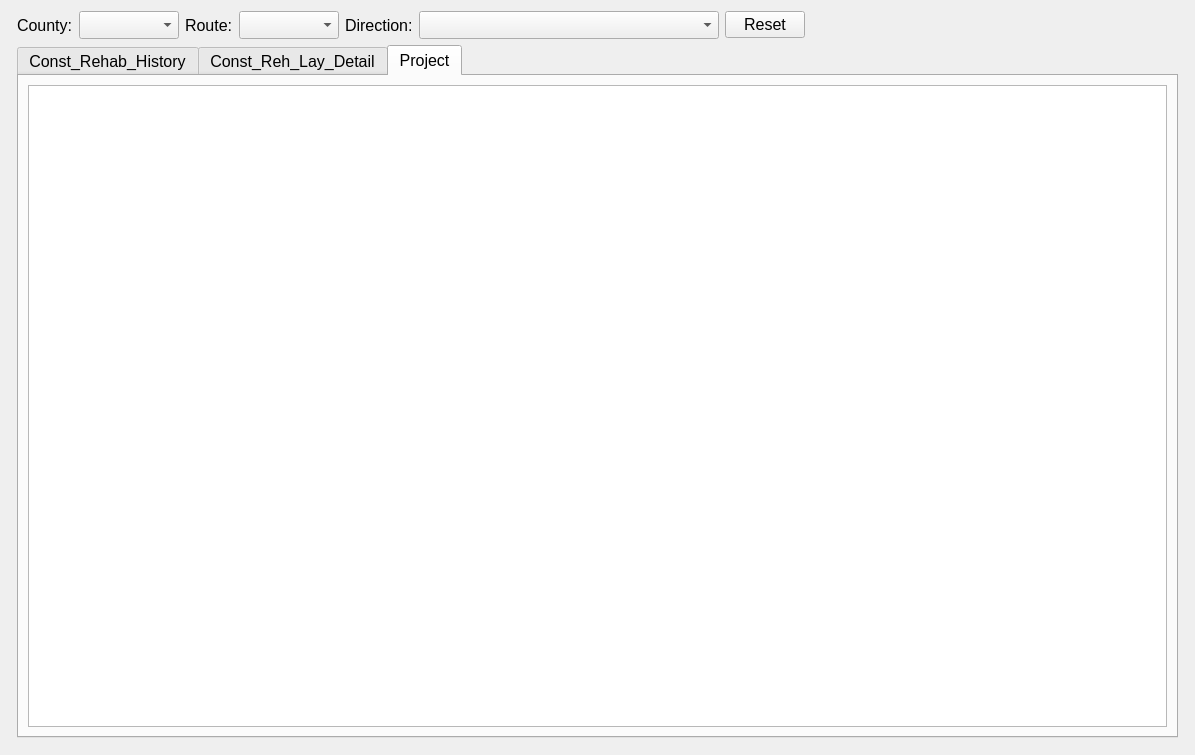
<?xml version="1.0" encoding="UTF-8"?>
<ui version="4.0">
 <class>VCRHVCRLDVPROJ_Form</class>
 <widget class="QWidget" name="VCRHVCRLDVPROJ_Form">
  <property name="geometry">
   <rect>
    <x>0</x>
    <y>0</y>
    <width>1195</width>
    <height>755</height>
   </rect>
  </property>
  <property name="sizePolicy">
   <sizepolicy hsizetype="Expanding" vsizetype="Preferred">
    <horstretch>0</horstretch>
    <verstretch>0</verstretch>
   </sizepolicy>
  </property>
  <property name="minimumSize">
   <size>
    <width>1181</width>
    <height>755</height>
   </size>
  </property>
  <property name="windowTitle">
   <string>VCRH -VCRLD - VPROJECT</string>
  </property>
  <property name="toolTip">
   <string>Clear Data</string>
  </property>
  <property name="filename" stdset="0">
   <string>VAS</string>
  </property>
  <property name="formname" stdset="0">
   <string/>
  </property>
  <layout class="QVBoxLayout" name="verticalLayout_5">
   <item>
    <layout class="QVBoxLayout" name="verticalLayout" stretch="0,0">
     <property name="leftMargin">
      <number>6</number>
     </property>
     <property name="rightMargin">
      <number>6</number>
     </property>
     <property name="bottomMargin">
      <number>6</number>
     </property>
     <item>
      <layout class="QHBoxLayout" name="horizontalLayout">
       <property name="sizeConstraint">
        <enum>QLayout::SetMinAndMaxSize</enum>
       </property>
       <item>
        <widget class="QLabel" name="labelCounty">
         <property name="font">
          <font>
           <pointsize>12</pointsize>
          </font>
         </property>
         <property name="text">
          <string>County:</string>
         </property>
        </widget>
       </item>
       <item>
        <widget class="QComboBox" name="comboBoxCounty">
         <property name="minimumSize">
          <size>
           <width>100</width>
           <height>28</height>
          </size>
         </property>
         <property name="font">
          <font>
           <pointsize>12</pointsize>
          </font>
         </property>
         <property name="toolTip">
          <string>&lt;html&gt;&lt;head/&gt;&lt;body&gt;&lt;p&gt;Please Select County&lt;/p&gt;&lt;/body&gt;&lt;/html&gt;</string>
         </property>
         <property name="statusTip">
          <string>Select County</string>
         </property>
        </widget>
       </item>
       <item>
        <widget class="QLabel" name="labelRoute">
         <property name="font">
          <font>
           <pointsize>12</pointsize>
          </font>
         </property>
         <property name="text">
          <string>Route:</string>
         </property>
        </widget>
       </item>
       <item>
        <widget class="QComboBox" name="comboBoxRoute">
         <property name="minimumSize">
          <size>
           <width>100</width>
           <height>28</height>
          </size>
         </property>
         <property name="font">
          <font>
           <pointsize>12</pointsize>
          </font>
         </property>
         <property name="toolTip">
          <string>&lt;html&gt;&lt;head/&gt;&lt;body&gt;&lt;p&gt;Please Select Route&lt;/p&gt;&lt;/body&gt;&lt;/html&gt;</string>
         </property>
         <property name="statusTip">
          <string>Select Route</string>
         </property>
        </widget>
       </item>
       <item>
        <widget class="QLabel" name="labelDirection">
         <property name="font">
          <font>
           <pointsize>12</pointsize>
          </font>
         </property>
         <property name="text">
          <string>Direction:</string>
         </property>
        </widget>
       </item>
       <item>
        <widget class="QComboBox" name="comboBoxDirection">
         <property name="minimumSize">
          <size>
           <width>300</width>
           <height>28</height>
          </size>
         </property>
         <property name="toolTip">
          <string>Please Select Direction</string>
         </property>
         <property name="statusTip">
          <string>Select Direction</string>
         </property>
        </widget>
       </item>
       <item>
        <widget class="QPushButton" name="pushButtonReset">
         <property name="font">
          <font>
           <pointsize>12</pointsize>
          </font>
         </property>
         <property name="text">
          <string>Reset</string>
         </property>
        </widget>
       </item>
       <item>
        <spacer name="horizontalSpacer">
         <property name="orientation">
          <enum>Qt::Horizontal</enum>
         </property>
         <property name="sizeHint" stdset="0">
          <size>
           <width>40</width>
           <height>20</height>
          </size>
         </property>
        </spacer>
       </item>
      </layout>
     </item>
     <item>
      <widget class="QTabWidget" name="tabWidget">
       <property name="sizePolicy">
        <sizepolicy hsizetype="Expanding" vsizetype="Expanding">
         <horstretch>1</horstretch>
         <verstretch>1</verstretch>
        </sizepolicy>
       </property>
       <property name="font">
        <font>
         <pointsize>12</pointsize>
        </font>
       </property>
       <property name="toolTip">
        <string/>
       </property>
       <property name="statusTip">
        <string/>
       </property>
       <property name="currentIndex">
        <number>2</number>
       </property>
       <widget class="QWidget" name="VCRH_tab">
        <property name="sizePolicy">
         <sizepolicy hsizetype="Expanding" vsizetype="Expanding">
          <horstretch>0</horstretch>
          <verstretch>0</verstretch>
         </sizepolicy>
        </property>
        <property name="toolTip">
         <string>Analysis Sections</string>
        </property>
        <property name="statusTip">
         <string>Analysis Sections</string>
        </property>
        <attribute name="title">
         <string>Const_Rehab_History</string>
        </attribute>
        <attribute name="toolTip">
         <string>Construction Rehab History</string>
        </attribute>
        <layout class="QVBoxLayout" name="verticalLayout_2">
         <item>
          <widget class="QTableWidget" name="VCRH_tableWidget"/>
         </item>
        </layout>
       </widget>
       <widget class="QWidget" name="VCRLD_tab">
        <property name="sizePolicy">
         <sizepolicy hsizetype="Expanding" vsizetype="Expanding">
          <horstretch>0</horstretch>
          <verstretch>0</verstretch>
         </sizepolicy>
        </property>
        <property name="toolTip">
         <string>Analysis Sections DS Only</string>
        </property>
        <property name="statusTip">
         <string>Analysis Sections DS Only</string>
        </property>
        <attribute name="title">
         <string>Const_Reh_Lay_Detail</string>
        </attribute>
        <attribute name="toolTip">
         <string>Construction Rehab Layer Detail</string>
        </attribute>
        <layout class="QVBoxLayout" name="verticalLayout_3">
         <item>
          <widget class="QTableWidget" name="VCRLD_tableWidget"/>
         </item>
        </layout>
       </widget>
       <widget class="QWidget" name="Project_tab">
        <property name="sizePolicy">
         <sizepolicy hsizetype="Expanding" vsizetype="Expanding">
          <horstretch>0</horstretch>
          <verstretch>0</verstretch>
         </sizepolicy>
        </property>
        <property name="toolTip">
         <string>Analysis Sections DD Only</string>
        </property>
        <property name="statusTip">
         <string>Analysis Sections DD Only</string>
        </property>
        <attribute name="title">
         <string>Project</string>
        </attribute>
        <attribute name="toolTip">
         <string>Project</string>
        </attribute>
        <layout class="QVBoxLayout" name="verticalLayout_4">
         <item>
          <widget class="QTableWidget" name="Proj_tableWidget"/>
         </item>
        </layout>
       </widget>
      </widget>
     </item>
    </layout>
   </item>
  </layout>
 </widget>
 <resources/>
 <connections/>
</ui>
